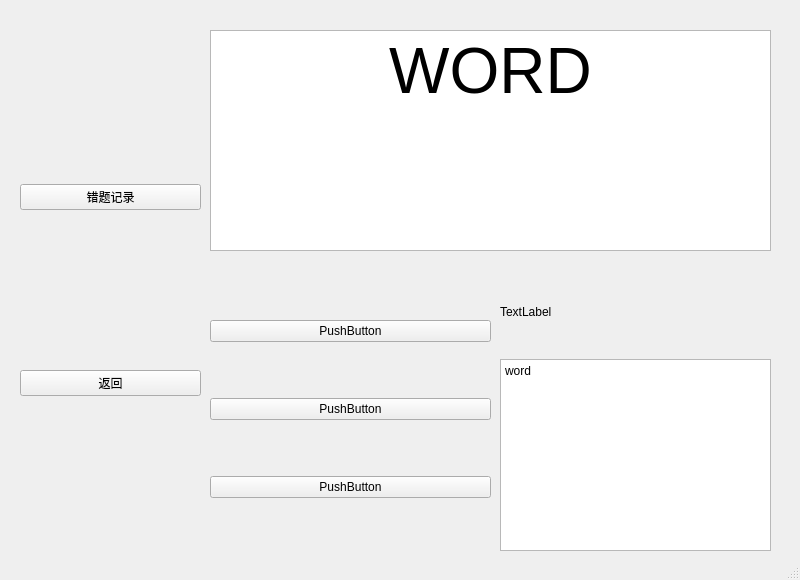
<?xml version="1.0" encoding="UTF-8"?>
<ui version="4.0">
 <class>MainWindow</class>
 <widget class="QMainWindow" name="MainWindow">
  <property name="geometry">
   <rect>
    <x>0</x>
    <y>0</y>
    <width>800</width>
    <height>580</height>
   </rect>
  </property>
  <property name="mouseTracking">
   <bool>true</bool>
  </property>
  <property name="windowTitle">
   <string>MainWindow</string>
  </property>
  <widget class="QWidget" name="centralwidget">
   <widget class="QWidget" name="verticalLayoutWidget">
    <property name="geometry">
     <rect>
      <x>20</x>
      <y>30</y>
      <width>181</width>
      <height>521</height>
     </rect>
    </property>
    <layout class="QVBoxLayout" name="verticalLayout">
     <item>
      <widget class="QPushButton" name="mis_btn">
       <property name="font">
        <font>
         <family>微软雅黑</family>
        </font>
       </property>
       <property name="text">
        <string>错题记录</string>
       </property>
      </widget>
     </item>
     <item>
      <widget class="QPushButton" name="back_btn">
       <property name="font">
        <font>
         <family>微软雅黑</family>
        </font>
       </property>
       <property name="text">
        <string>返回</string>
       </property>
      </widget>
     </item>
    </layout>
   </widget>
   <widget class="QWidget" name="horizontalLayoutWidget">
    <property name="geometry">
     <rect>
      <x>210</x>
      <y>30</y>
      <width>561</width>
      <height>221</height>
     </rect>
    </property>
    <layout class="QHBoxLayout" name="horizontalLayout">
     <item>
      <widget class="QTextBrowser" name="textBrowser">
       <property name="html">
        <string>&lt;!DOCTYPE HTML PUBLIC &quot;-//W3C//DTD HTML 4.0//EN&quot; &quot;http://www.w3.org/TR/REC-html40/strict.dtd&quot;&gt;
&lt;html&gt;&lt;head&gt;&lt;meta name=&quot;qrichtext&quot; content=&quot;1&quot; /&gt;&lt;style type=&quot;text/css&quot;&gt;
p, li { white-space: pre-wrap; }
&lt;/style&gt;&lt;/head&gt;&lt;body style=&quot; font-family:'SimSun'; font-size:9pt; font-weight:400; font-style:normal;&quot;&gt;
&lt;p align=&quot;center&quot; style=&quot; margin-top:0px; margin-bottom:0px; margin-left:0px; margin-right:0px; -qt-block-indent:0; text-indent:0px;&quot;&gt;&lt;span style=&quot; font-size:48pt;&quot;&gt;WORD&lt;/span&gt;&lt;/p&gt;
&lt;p align=&quot;center&quot; style=&quot;-qt-paragraph-type:empty; margin-top:0px; margin-bottom:0px; margin-left:0px; margin-right:0px; -qt-block-indent:0; text-indent:0px;&quot;&gt;&lt;br /&gt;&lt;/p&gt;&lt;/body&gt;&lt;/html&gt;</string>
       </property>
      </widget>
     </item>
    </layout>
   </widget>
   <widget class="QWidget" name="verticalLayoutWidget_2">
    <property name="geometry">
     <rect>
      <x>210</x>
      <y>270</y>
      <width>281</width>
      <height>281</height>
     </rect>
    </property>
    <layout class="QVBoxLayout" name="verticalLayout_2">
     <item>
      <widget class="QPushButton" name="pushButton_2">
       <property name="text">
        <string>PushButton</string>
       </property>
      </widget>
     </item>
     <item>
      <widget class="QPushButton" name="pushButton_3">
       <property name="text">
        <string>PushButton</string>
       </property>
      </widget>
     </item>
     <item>
      <widget class="QPushButton" name="pushButton">
       <property name="text">
        <string>PushButton</string>
       </property>
      </widget>
     </item>
    </layout>
   </widget>
   <widget class="QWidget" name="verticalLayoutWidget_3">
    <property name="geometry">
     <rect>
      <x>500</x>
      <y>270</y>
      <width>271</width>
      <height>281</height>
     </rect>
    </property>
    <layout class="QVBoxLayout" name="verticalLayout_3">
     <item>
      <widget class="QLabel" name="label">
       <property name="text">
        <string>TextLabel</string>
       </property>
      </widget>
     </item>
     <item>
      <widget class="QPlainTextEdit" name="plainTextEdit">
       <property name="sizePolicy">
        <sizepolicy hsizetype="Minimum" vsizetype="Preferred">
         <horstretch>0</horstretch>
         <verstretch>0</verstretch>
        </sizepolicy>
       </property>
       <property name="plainText">
        <string>word
</string>
       </property>
      </widget>
     </item>
    </layout>
   </widget>
  </widget>
  <widget class="QStatusBar" name="statusbar"/>
 </widget>
 <resources/>
 <connections/>
</ui>
